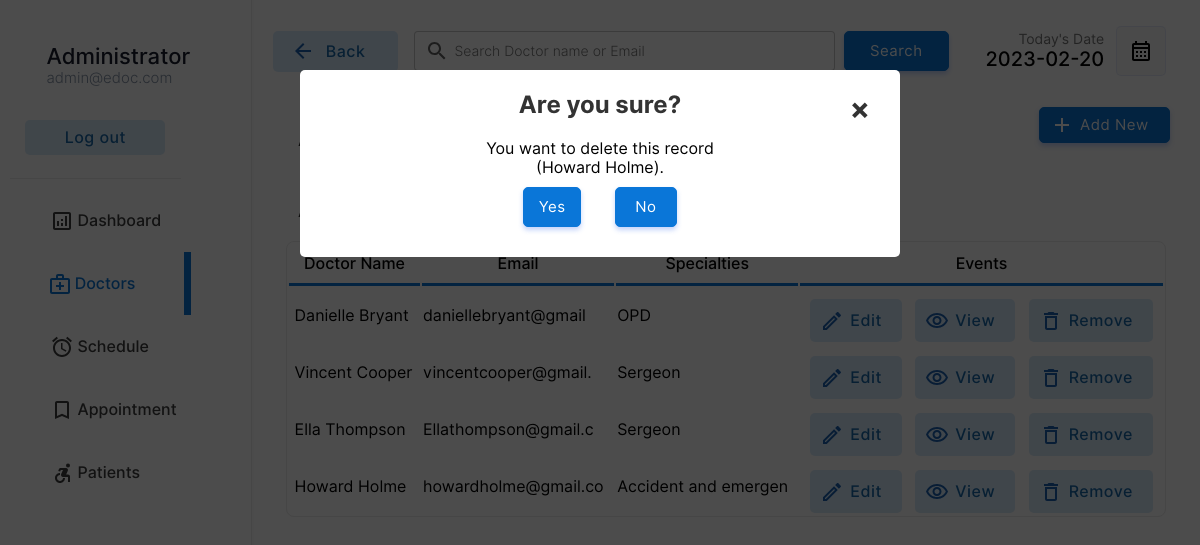
/doctor/doctors.php?action=drop&id=2&name=Howard Holme (signed in), run on the app's committed database.
### tables this page shows
CREATE TABLE `doctor` (
  `docid` int(11) NOT NULL,
  `docemail` varchar(255) DEFAULT NULL,
  `docname` varchar(255) DEFAULT NULL,
  `docpassword` varchar(255) DEFAULT NULL,
  `docnic` varchar(15) DEFAULT NULL,
  `doctel` varchar(15) DEFAULT NULL,
  `specialties` int(2) DEFAULT NULL
);

CREATE TABLE `specialties` (
  `id` int(2) NOT NULL,
  `sname` varchar(50) DEFAULT NULL
);

### doctor/doctors.php (the view, shortened to what the rows shown need)
<!DOCTYPE html>
<html lang="en">
<head>
    <link rel="stylesheet" href="../css/animations.css">
    <link rel="stylesheet" href="../css/main.css">
    <link rel="stylesheet" href="../css/admin.css">
</head>
<body>
    <?php
    include("../connection.php");
    ?>
        <div class="dash-body">
            <table border="0" width="100%" style=" border-spacing: 0;margin:0;padding:0;margin-top:25px; ">
                <?php
                    if($_POST){
                        $keyword=$_POST["search"];
                        $sqlmain= "select * from doctor where docemail='$keyword' or docname='$keyword' or docname like '$keyword%' or docname like '%$keyword' or docname like '%$keyword%'";
                    }else{
                        $sqlmain= "select * from doctor order by docid desc";
                    }
                ?>
                <tr>
                   <td colspan="4">
                       <center>
                        <div class="abc scroll">
                        <table width="93%" class="sub-table scrolldown" border="0">
                        <thead>
                        <tr>
                                <th class="table-headin">
                                Doctor Name
                                </th>
                                <th class="table-headin">
                                    Email
                                </th>
                                <th class="table-headin">
                                    Specialties
                                </th>
                                <th class="table-headin">
                                    Events
                                </tr>
                        </thead>
                        <tbody>
                            <?php
                                $result= $database->query($sqlmain);
                                if($result->num_rows==0){
                                    echo '<tr>
                                    <td colspan="4">
                                    <br><br><br><br>
                                    <center>
                                    <img src="../img/notfound.svg" width="25%">
                                    <br>
                                    <p class="heading-main12" style="margin-left: 45px;font-size:20px;color:rgb(49, 49, 49)">We  couldnt find anything related to your keywords !</p>
                                    <a class="non-style-link" href="doctors.php"><button  class="login-btn btn-primary-soft btn"  style="display: flex;justify-content: center;align-items: center;margin-left:20px;">&nbsp; Show all Doctors &nbsp;</font></button>
                                    </a>
                                    </center>
                                    <br><br><br><br>
                                    </td>
                                    </tr>';
                                }
                                else{
                                for ( $x=0; $x<$result->num_rows;$x++){
                                    $row=$result->fetch_assoc();
                                    $docid=$row["docid"];
                                    $name=$row["docname"];
                                    $email=$row["docemail"];
                                    $spe=$row["specialties"];
                                    $spcil_res= $database->query("select sname from specialties where id='$spe'");
                                    $spcil_array= $spcil_res->fetch_assoc();
                                    $spcil_name=$spcil_array["sname"];
                                    echo '<tr>
                                        <td> &nbsp;'.
                                        substr($name,0,30)
                                        .'</td>
                                        <td>
                                        '.substr($email,0,20).'
                                        </td>
                                        <td>
                                            '.substr($spcil_name,0,20).'
                                        </td>
                                        <td>
                                        <div style="display:flex;justify-content: center;">
                                        <a href="?action=edit&id='.$docid.'&error=0" class="non-style-link"><button  class="btn-primary-soft btn button-icon btn-edit"  style="padding-left: 40px;padding-top: 12px;padding-bottom: 12px;margin-top: 10px;"><font class="tn-in-text">Edit</font></button></a>
                                        &nbsp;&nbsp;&nbsp;
                                        <a href="?action=view&id='.$docid.'" class="non-style-link"><button  class="btn-primary-soft btn button-icon btn-view"  style="padding-left: 40px;padding-top: 12px;padding-bottom: 12px;margin-top: 10px;"><font class="tn-in-text">View</font></button></a>
                                       &nbsp;&nbsp;&nbsp;
                                       <a href="?action=drop&id='.$docid.'&name='.$name.'" class="non-style-link"><button  class="btn-primary-soft btn button-icon btn-delete"  style="padding-left: 40px;padding-top: 12px;padding-bottom: 12px;margin-top: 10px;"><font class="tn-in-text">Remove</font></button></a>
                                        </div>
                                        </td>
                                    </tr>';
                                }
                            }
                            ?>
                            </tbody>
                        </table>
                        </div>
                        </center>
                   </td>
                </tr>
            </table>
        </div>
    <?php
    if($_GET){
        $id=$_GET["id"];
        $action=$_GET["action"];
        if($action=='drop'){
            $nameget=$_GET["name"];
            echo '
            <div id="popup1" class="overlay">
                    <div class="popup">
                    <center>
                        <h2>Are you sure?</h2>
                        <a class="close" href="doctors.php">&times;</a>
                        <div class="content">
                            You want to delete this record<br>('.substr($nameget,0,40).').
                        </div>
                        <div style="display: flex;justify-content: center;">
                        <a href="delete-doctor.php?id='.$id.'" class="non-style-link"><button  class="btn-primary btn"  style="display: flex;justify-content: center;align-items: center;margin:10px;padding:10px;"<font class="tn-in-text">&nbsp;Yes&nbsp;</font></button></a>&nbsp;&nbsp;&nbsp;
                        <a href="doctors.php" class="non-style-link"><button  class="btn-primary btn"  style="display: flex;justify-content: center;align-items: center;margin:10px;padding:10px;"><font class="tn-in-text">&nbsp;&nbsp;No&nbsp;&nbsp;</font></button></a>
                        </div>
                    </center>
            </div>
            </div>
            ';
        }elseif($action=='edit'){
            $sqlmain= "select * from doctor where docid='$id'";
            $result= $database->query($sqlmain);
            $row=$result->fetch_assoc();
            $name=$row["docname"];
            $email=$row["docemail"];
            $spe=$row["specialties"];
            $spcil_res= $database->query("select sname from specialties where id='$spe'");
            $spcil_array= $spcil_res->fetch_assoc();
            $spcil_name=$spcil_array["sname"];
            $nic=$row['docnic'];
            $tele=$row['doctel'];
            $error_1=$_GET["error"];
                $errorlist= array(
                    '1'=>'<label for="promter" class="form-label" style="color:rgb(255, 62, 62);text-align:center;">Already have an account for this Email address.</label>',
                    '2'=>'<label for="promter" class="form-label" style="color:rgb(255, 62, 62);text-align:center;">Password Conformation Error! Reconform Password</label>',
                    '3'=>'<label for="promter" class="form-label" style="color:rgb(255, 62, 62);text-align:center;"></label>',
                    '4'=>"",
                    '0'=>'',
                );
            if($error_1!='4'){
                    echo '
                    <div id="popup1" class="overlay">
                            <div class="popup">
                            <center>
                                <a class="close" href="doctors.php">&times;</a>
                                <div style="display: flex;justify-content: center;">
                                <div class="abc">
                                <table width="80%" class="sub-table scrolldown add-doc-form-container" border="0">
                                <tr>
                                        <td class="label-td" colspan="2">'.
                                            $errorlist[$error_1]
                                        .'</td>
                                    </tr>
                                    <tr>
                                        <td>
                                            <p style="padding: 0;margin: 0;text-align: left;font-size: 25px;font-weight: 500;">Edit Doctor Details.</p>
                                        Doctor ID : '.$id.' (Auto Generated)<br><br>
                                        </td>
                                    </tr>
                                    <tr>
                                        <td class="label-td" colspan="2">
                                            <form action="edit-doc.php" method="POST" class="add-new-form">
                                            <label for="Email" class="form-label">Email: </label>
                                            <input type="hidden" value="'.$id.'" name="id00">
                                        </td>
                                    </tr>
                                    <tr>
                                        <td class="label-td" colspan="2">
                                        <input type="email" name="email" class="input-text" placeholder="Email Address" value="'.$email.'" required><br>
                                        </td>
                                    </tr>
                                    <tr>
                                        <td class="label-td" colspan="2">
                                            <label for="name" class="form-label">Name: </label>
                                        </td>
                                    </tr>
                                    <tr>
                                        <td class="label-td" colspan="2">
                                            <input type="text" name="name" class="input-text" placeholder="Doctor Name" value="'.$name.'" required><br>
                                        </td>
                                    </tr>
                                    <tr>
                                        <td class="label-td" colspan="2">
                                            <label for="nic" class="form-label">NIC: </label>
                                        </td>
                                    </tr>
                                    <tr>
                                        <td class="label-td" colspan="2">
                                            <input type="text" name="nic" class="input-text" placeholder="NIC Number" value="'.$nic.'" required><br>
                                        </td>
                                    </tr>
                                    <tr>
                                        <td class="label-td" colspan="2">
                                            <label for="Tele" class="form-label">Telephone: </label>
                                        </td>
                                    </tr>
                                    <tr>
                                        <td class="label-td" colspan="2">
                                            <input type="tel" name="Tele" class="input-text" placeholder="Telephone Number" value="'.$tele.'" required><br>
                                        </td>
                                    </tr>
                                    <tr>
                                        <td class="label-td" colspan="2">
                                            <label for="spec" class="form-label">Choose specialties: (Current'.$spcil_name.')</label>
                                        </td>
                                    </tr>
                                    <tr>
                                        <td class="label-td" colspan="2">
                                            <select name="spec" id="" class="box">';
                                                $list11 = $database->query("select  * from  specialties;");
                                                for ($y=0;$y<$list11->num_rows;$y++){
                                                    $row00=$list11->fetch_assoc();
                                                    $sn=$row00["sname"];
                                                    $id00=$row00["id"];
                                                    echo "<option value=".$id00.">$sn</option><br/>";
                                                };
                                echo     '       </select><br><br>
                                        </td>
                                    </tr>
                                    <tr>
                                        <td class="label-td" colspan="2">
                                            <label for="password" class="form-label">Password: </label>
                                        </td>
                                    </tr>
                                    <tr>
                                        <td class="label-td" colspan="2">
                                            <input type="password" name="password" class="input-text" placeholder="Defind a Password" required><br>
                                        </td>
                                    </tr><tr>
                                        <td class="label-td" colspan="2">
                                            <label for="cpassword" class="form-label">Conform Password: </label>
                                        </td>
                                    </tr>
                                    <tr>
                                        <td class="label-td" colspan="2">
                                            <input type="password" name="cpassword" class="input-text" placeholder="Conform Password" required><br>
                                        </td>
                                    </tr>
                                    <tr>
                                        <td colspan="2">
                                            <input type="reset" value="Reset" class="login-btn btn-primary-soft btn" >&nbsp;&nbsp;&nbsp;&nbsp;&nbsp;
                                            <input type="submit" value="Save" class="login-btn btn-primary btn">
                                        </td>
                                    </tr>
                                    </form>
                                    </tr>
                                </table>
                                </div>
                                </div>
                            </center>
                            <br><br>
                    </div>
                    </div>
                    ';
        }; };
    };
?>
</body>
</html>

### data on the page
doctor: docname "Danielle Bryant", docemail "daniellebryant@gmail", specialties.sname "OPD"
doctor: docname "Vincent Cooper", docemail "vincentcooper@gmail.", specialties.sname "Sergeon"
doctor: docname "Ella Thompson", docemail "Ellathompson@gmail.c", specialties.sname "Sergeon"
doctor: docname "Howard Holme", docemail "howardholme@gmail.co", specialties.sname "Accident and emergen"

### other printed values
substr($nameget,0,40) "Howard Holme"
